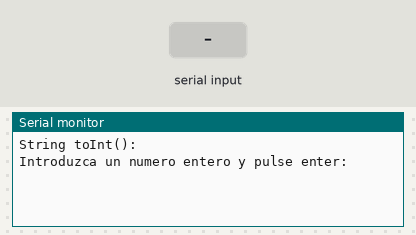
This sketch was run on a simulated Arduino Uno, built with avr-gcc and run on an emulated ATmega328P. On the bench: the last lines printed to the serial monitor. Inputs (shaded band) come from the test bench.

Above: at 1.2 s.
1.3 s: "90,45\n" received over Serial
At 2.1 s:
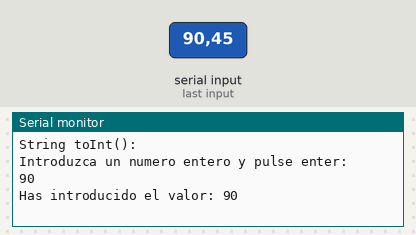
2.8 s: "30,150\n" received over Serial
At 4.4 s:
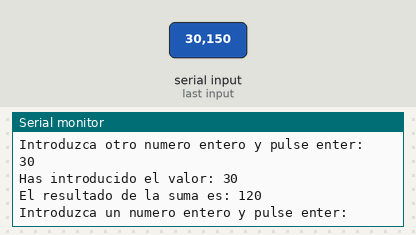

Measured:
- after the input at 1.3 s, the serial monitor: prints a new line at once (image 1)
- after the input at 2.8 s, the serial monitor: prints a new line at once (image 2)

The sketch:

Hito1.14.3.ino
```cpp
int suma=0;
String inString="";
void setup()
{
  Serial.begin(9600);
  while(!Serial){
    ;
  }
  Serial.println("\n\nString toInt():");
  Serial.println();
}

int leerPSerie(){
  int valor=1;
  while(valor==1){
    while(!Serial.available()>0){
      ;
    }
    while(Serial.available()>0){
      inString = Serial.readStringUntil('\n');
      valor=inString.toInt();
      Serial.println(valor);
      inString="";
      return valor;
    }
  }
}

void loop()
{
  Serial.println("Introduzca un numero entero y pulse enter: ");
  int valorteclado=leerPSerie();
  Serial.print("Has introducido el valor: ");
  Serial.println(valorteclado);
  delay(1000);
  Serial.println("Introduzca otro numero entero y pulse enter: ");
  int valorteclado2=leerPSerie();
  Serial.print("Has introducido el valor: ");
  Serial.println(valorteclado2);
  delay(1000);
  suma=valorteclado+valorteclado2;
  Serial.print("El resultado de la suma es: ");
  Serial.println(suma);
}
```
